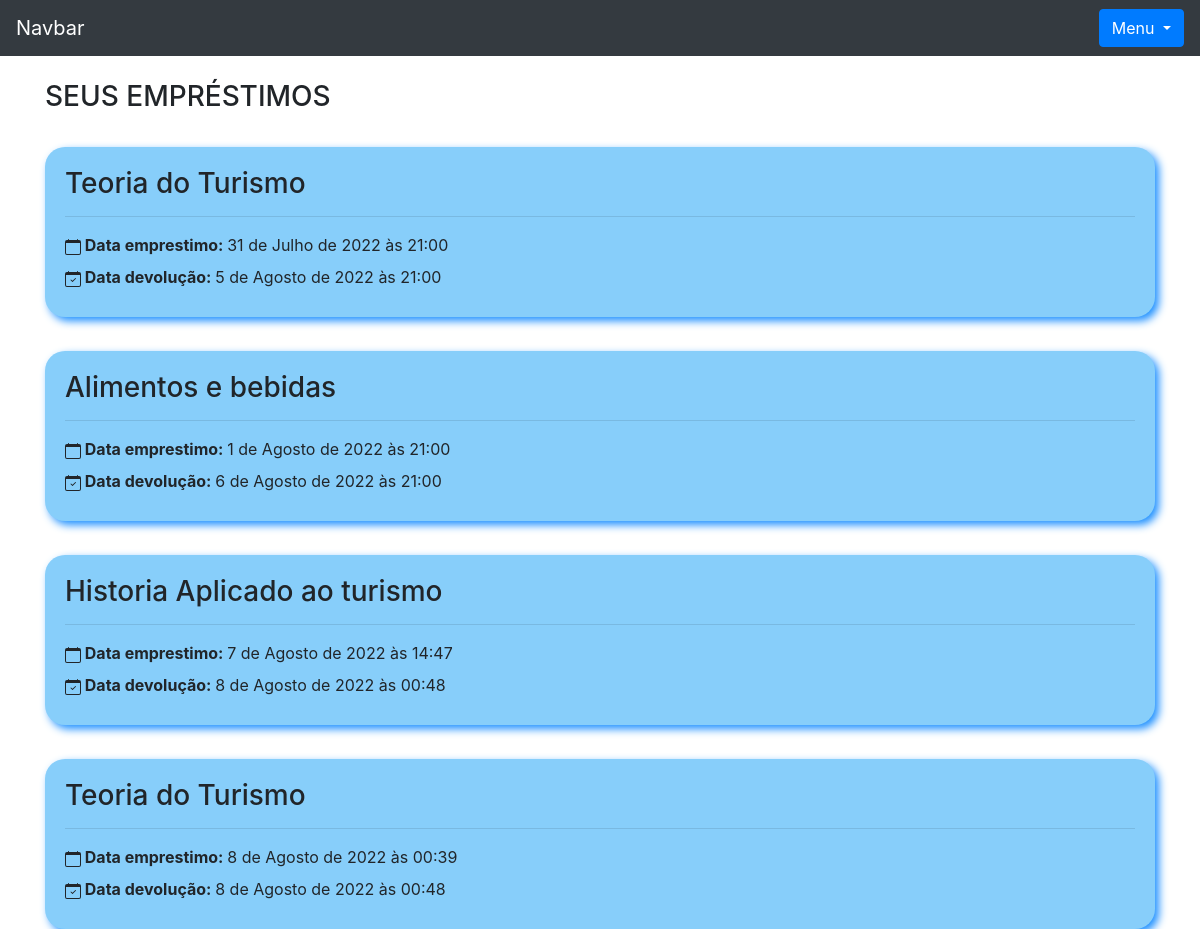
/livro/seus_emprestimos (signed in), run on an earlier commit of the app's database.
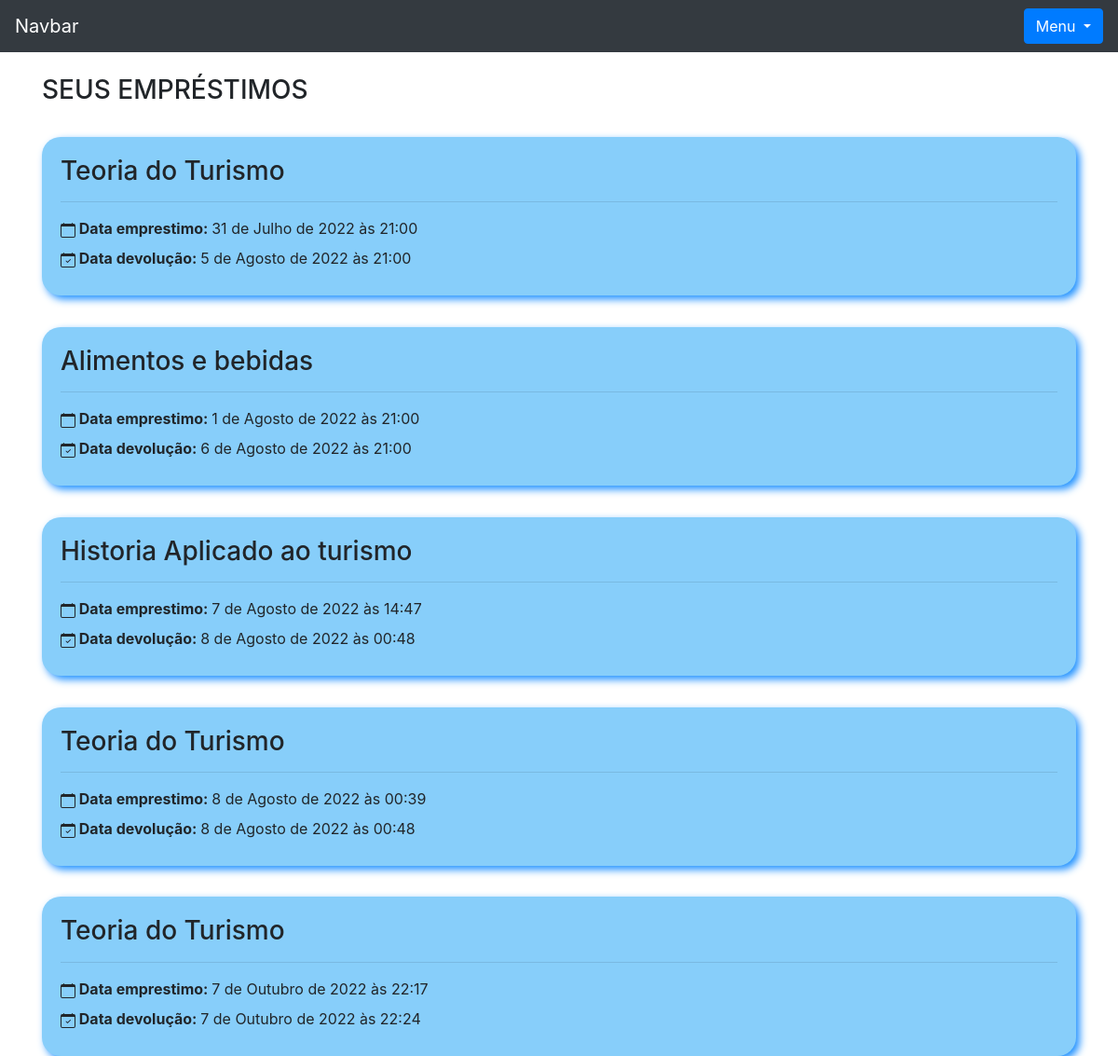
And on a later commit of the database.
### livro/models.py (models this page shows, shortened)
class Emprestimos(models.Model):
    choices = (
        ('P', 'Péssimo'),
        ('R', 'Ruim'),
        ('B', 'Bom'),
        ('O', 'Ótimo')
    )
    nome_emprestado = models.ForeignKey(Usuario, on_delete=models.DO_NOTHING, blank = True, null = True)
    nome_emprestado_anonimo = models.CharField(max_length = 30, blank = True, null = True)
    data_emprestimo = models.DateTimeField(default=datetime.datetime.now())
    data_devolucao = models.DateTimeField(blank = True, null = True)
    livro = models.ForeignKey(Livros, on_delete=models.DO_NOTHING)
    avaliacao = models.CharField(max_length=1, choices=choices, null=True, blank=True)

class Livros(models.Model):
    nome = models.CharField(max_length = 100)
    autor = models.CharField(max_length = 30)
    co_autor = models.CharField(max_length = 30, blank = True)
    data_cadastro = models.DateField(default = date.today)
    emprestado = models.BooleanField(default = False)
    categoria = models.ForeignKey(Categoria, on_delete=models.DO_NOTHING)
    usuario =  models.ForeignKey(Usuario, on_delete=models.DO_NOTHING)
    class Meta:
        verbose_name = 'Livro'
    def __str__(self):
        return self.nome

### livro/views.py (the view)
def seus_emprestimos(request):
    usuario = Usuario.objects.get(id = request.session['usuario'])
    emprestimos = Emprestimos.objects.filter(nome_emprestado = usuario)
    return render(request, 'seus_emprestimos.html', {'usuario_logado': request.session['usuario'],
                                                    'emprestimos': emprestimos})

### livro/templates/seus_emprestimos.html (shortened to what this page needs)
{% extends 'base.html' %}
{% block 'conteudo' %}
<div class="container">
    <br>
    <h3>SEUS EMPRÉSTIMOS</h3>
    {% for emprestimo in emprestimos %}
        <div class="cartao">
            <div class="titulo">
                <h3>{{emprestimo.livro}}</h3>
            </div><hr>
            <div class="body">
                <label><strong>&nbspData emprestimo: </strong>{{emprestimo.data_emprestimo}}</label><br>
                  <label><strong>&nbspData devolução: </strong>{% if  emprestimo.data_devolucao %}{{emprestimo.data_devolucao}}{% else %}Sem devolução até o momento!{% endif %}</label>
            </div>
        </div>
    {% endfor %}
</div>
{% endblock %}

What changed in the data, as far as the page shows it:
added Emprestimos: livro "Teoria do Turismo", data_emprestimo "7 de Outubro de 2022 às 22:17", data_devolucao "7 de Outubro de 2022 às 22:24"
